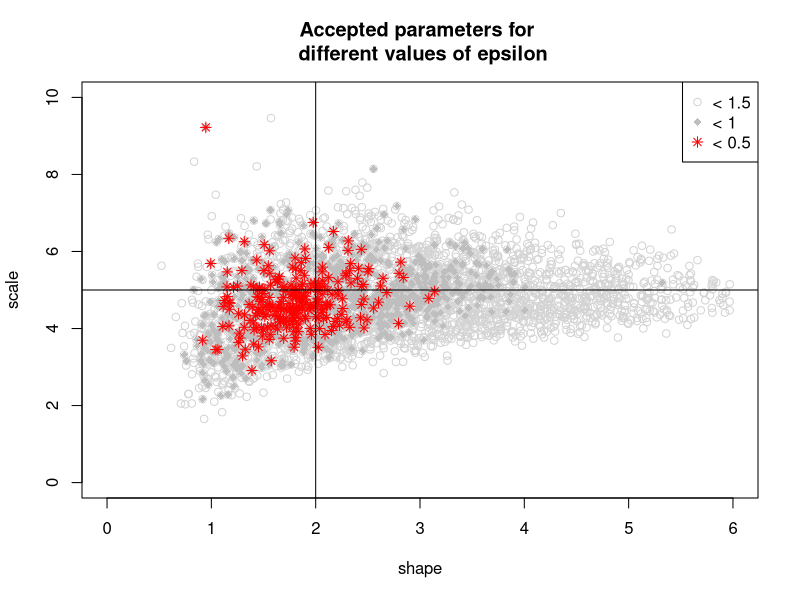

Here is the R script that generated this plot: (Note: this script raises an error after producing the figure.)
## ---- chunk 1
knitr::opts_chunk$set(fig.width=6, fig.height=6)

## ---- chunk 2
set.seed(123)
## ---- chunk 3
observedData =  rweibull(20, 2, 5)
observedSummary = c(mean(observedData), sd(observedData))
## ---- chunk 4
model <- function(par){
  simulatedData <- rweibull(20, par[1,1], par[1,2])
  simulatedSummary <- c(mean(simulatedData), sd(simulatedData))
  return(simulatedSummary)
}
## ---- chunk 5
n = 20000
fit = data.frame(shape = runif(n, 0.01, 6), scale = runif(n, 0.01,10), summary1 = rep(NA, n), summary2 = rep(NA, n), distance = rep(NA, n))

for (i in 1:n){
  prediction <- model(fit[i,1:2])
  deviation = sqrt(sum(( prediction- observedSummary)^2))
  fit[i,3:5] = c(prediction, deviation)
}
## ---- chunk 6
plot(fit[fit[,5] < 1.5, 1:2], xlim = c(0,6), ylim = c(0,10), col = "lightgrey", main = "Accepted parameters for \n different values of epsilon")
points(fit[fit[,5] < 1, 1:2],  pch = 18, col = "gray")
points(fit[fit[,5] < 0.5, 1:2],  pch = 8, col = "red")

legend("topright", c("< 1.5", "< 1", "< 0.5"), pch = c(1,18,8), col = c("lightgrey", "gray", "red"))

abline(v = 2)
abline(h = 5) 
## ---- chunk 7
fitdistr(observedData, "weibull")
